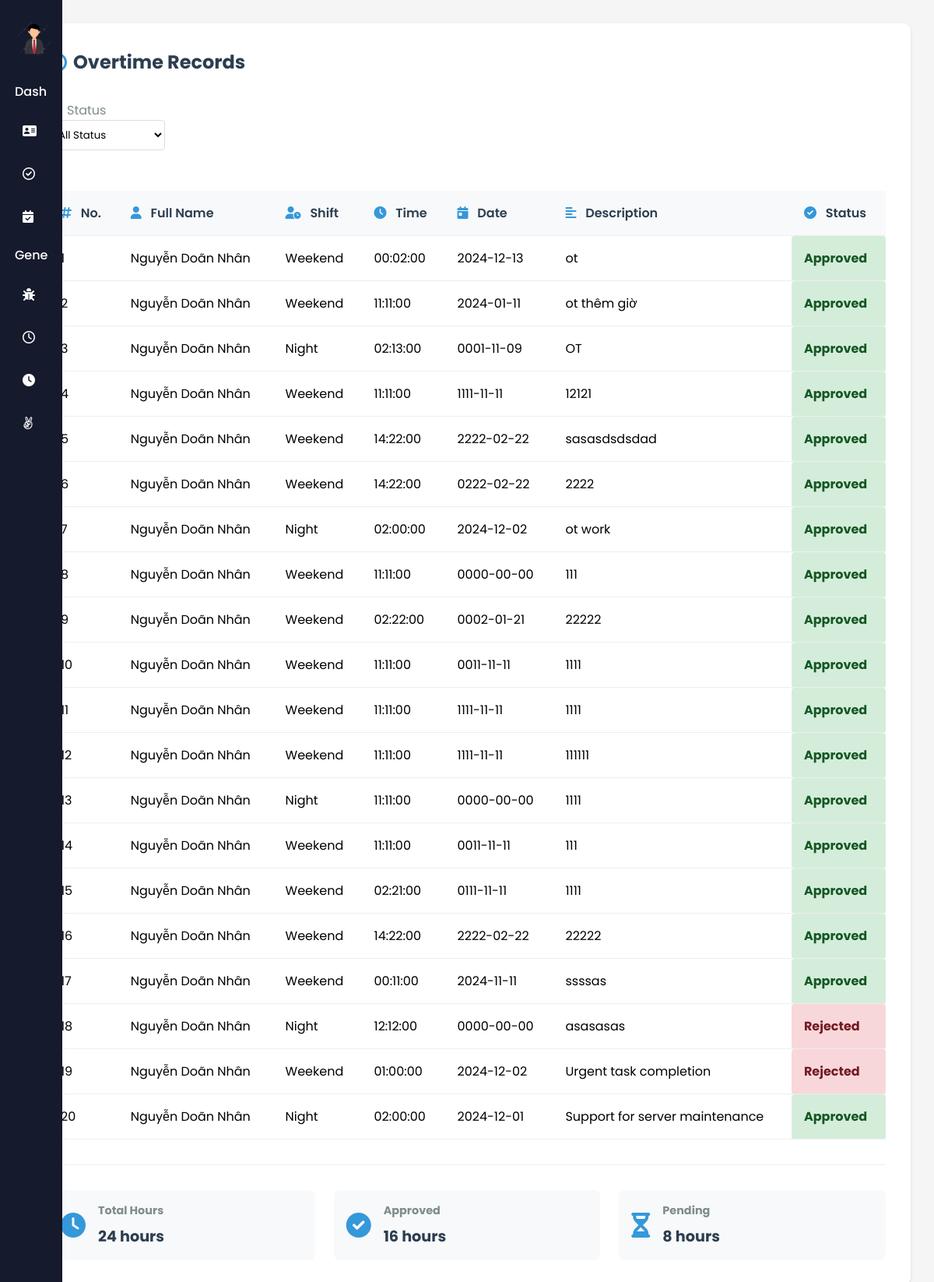
Page /index.php?action=viewPendingOTRequests (signed in) on the committed database.
### tables this page shows
CREATE TABLE `ot` (
  `overtimeID` int(11) NOT NULL,
  `employeeID` int(11) NOT NULL,
  `date` date NOT NULL,
  `shift` enum('Weekend','Night','Holiday') NOT NULL,
  `time` time DEFAULT NULL,
  `description` varchar(255) DEFAULT NULL,
  `status` enum('Pending','Approved','Rejected') NOT NULL DEFAULT 'Pending'
);

CREATE TABLE `employee` (
  `EmployeeID` int(11) NOT NULL,
  `Username` varchar(50) NOT NULL,
  `Password` varchar(100) NOT NULL,
  `FirstName` varchar(50) DEFAULT NULL,
  `LastName` varchar(50) DEFAULT NULL,
  `DateOfBirth` date DEFAULT NULL,
  `Gender` enum('male','female','other') DEFAULT NULL,
  `IdentityNumber` varchar(20) DEFAULT NULL,
  `IdentityIssuedDate` date DEFAULT NULL,
  `IdentityIssuedPlace` varchar(100) DEFAULT NULL,
  `Email` varchar(100) DEFAULT NULL,
  `PhoneNumber` varchar(20) DEFAULT NULL,
  `MaritalStatus` enum('Có gia đình','Độc thân') DEFAULT NULL,
  `Hometown` varchar(100) DEFAULT NULL,
  `PlaceOfBirth` varchar(100) DEFAULT NULL,
  `Nationality` varchar(50) DEFAULT NULL,
  `Role` enum('giam doc','nhan vien','ke toan') DEFAULT NULL,
  `BaseSalary` decimal(15,2) NOT NULL DEFAULT 0.00
);

### controllers/OTController.php (called while the page is built, shortened)
<?php
require_once 'models/OvertimeModel.php';
class OTController {
    private $overtimeModel;
    public function __construct($db) {
        $this->overtimeModel = new OvertimeModel($db);
    }
    public function viewPendingOTRequests() {
        $status = isset($_GET['status']) ? $_GET['status'] : 'all';
        $overtime_requests = $this->overtimeModel->getFilteredOvertimeRequests(
            $_SESSION['id'],
            $status
        );
        $activeStatusFilter = $status;
        include 'views/viewPendingOTRequests.php';
    }
}
?>

### models/OvertimeModel.php (called while the page is built, shortened)
<?php
class OvertimeModel {
    private $pdo;
    public function __construct($pdo) {
        $this->pdo = $pdo;
    }
    public function getFilteredOvertimeRequests($employeeId, $status = null) {
        $query = "SELECT ot.*, e.FirstName, e.LastName
                  FROM ot
                  JOIN employee e ON ot.EmployeeID = e.EmployeeID
                  WHERE ot.EmployeeID = :employeeId";
        $params = ['employeeId' => $employeeId];
        $query .= " ORDER BY ot.overtimeID DESC";
        $stmt = $this->pdo->prepare($query);
        $stmt->execute($params);
        return $stmt->fetchAll(PDO::FETCH_ASSOC);
    }
}
?>

### views/viewPendingOTRequests.php (the view, shortened to what this page needs)
<!DOCTYPE html>
<html lang="en">
<head>
    <link rel="stylesheet" href="assets/css/viewPendingOTRequests.css" />
    <link
      rel="stylesheet"
      href="https://cdnjs.cloudflare.com/ajax/libs/font-awesome/6.0.0-beta3/css/all.min.css"
    />
</head>
<body>
    <?php include 'views/layouts/sidebar.php'; ?>
    <div class="main-content">
    <div class="overtime-records-container">
        <div class="records-header">
        <h2><i class="fas fa-history"></i> Overtime Records</h2>
        </div>
        <div class="records-filters">
            <form method="GET" action="index.php" class="filter-form">
                <div class="filter-group">
                    <label><i class="fas fa-filter"></i> Status</label>
                    <select name="status" onchange="this.form.submit()">
                        <option value="all" <?php echo isset($activeStatusFilter) && $activeStatusFilter == 'all' ? 'selected' : ''; ?>>All Status</option>
                    </select>
                </div>
            </form>
        </div>
        <div class="records-table">
        <table id="overtimeTable">
            <thead>
            <tr>
                <th><i class="fas fa-hashtag"></i> No.</th>
                <th><i class="fas fa-user"></i> Full Name</th>
                <th><i class="fas fa-user-clock"></i> Shift</th>
                <th><i class="fas fa-clock"></i> Time</th>
                <th><i class="fas fa-calendar-day"></i> Date</th>
                <th><i class="fas fa-align-left"></i> Description</th>
                <th><i class="fas fa-check-circle"></i> Status</th>
            </tr>
            </thead>
            <tbody>
                <?php
                    if (isset($overtime_requests) && !empty($overtime_requests)) {
                        $counter = 1;
                        foreach ($overtime_requests as $request) {
                            $statusClass = '';
                            switch ($request['status']) {
                                case 'Approved':
                                    $statusClass = 'approved';
                                    break;
                                case 'Rejected':
                                    $statusClass = 'rejected';
                                    break;
                            }
                            echo "<tr>";
                            echo "<td>{$counter}</td>";
                            echo "<td>{$request['FirstName']} {$request['LastName']}</td>";
                            echo "<td>{$request['shift']}</td>";
                            echo "<td>{$request['time']}</td>";
                            echo "<td>{$request['date']}</td>";
                            echo "<td>{$request['description']}</td>";
                            echo "<td class='status {$statusClass}'>{$request['status']}</td>";
                            echo "</tr>";
                            $counter++;
                        }
                    } else {
                        echo "<tr><td colspan='8'>No overtime requests found.</td></tr>";
                    }
                ?>
        </tbody>
        </table>
        </div>
        <div class="records-summary">
        <div class="summary-item">
            <i class="fas fa-clock"></i>
            <div class="summary-info">
            <h4>Total Hours</h4>
            <p>24 hours</p>
            </div>
        </div>
        <div class="summary-item">
            <i class="fas fa-check-circle"></i>
            <div class="summary-info">
            <h4>Approved</h4>
            <p>16 hours</p>
            </div>
        </div>
        <div class="summary-item">
            <i class="fas fa-hourglass-half"></i>
            <div class="summary-info">
            <h4>Pending</h4>
            <p>8 hours</p>
            </div>
        </div>
        </div>
    </div>
    </div>
</body>
</html>

### assets/css/viewPendingOTRequests.css (style rules this page uses)
* { margin: 0; padding: 0; box-sizing: border-box; font-family: "Poppins", sans-serif; }
body { min-height: 100vh; background: #f0f4ff; font-family: Arial, sans-serif; margin: 0; padding: 0; background-color: #f5f5f5; }
.main-content { padding: 30px; max-width: 1200px; margin: 0 auto; }
.overtime-records-container { background: #fff; padding: 2rem; border-radius: 10px; box-shadow: 0 2px 4px rgba(0, 0, 0, 0.1); }
.records-header { display: flex; justify-content: space-between; align-items: center; margin-bottom: 2rem; }
.records-header h2 { color: #2c3e50; display: flex; align-items: center; gap: 0.5rem; }
.records-filters { display: flex; gap: 1.5rem; margin-bottom: 2rem; }
.filter-group { display: flex; flex-direction: column; gap: 0.5rem; }
.filter-group label { display: flex; align-items: center; gap: 0.5rem; color: #7f8c8d; }
.filter-group select { padding: 0.5rem; border: 1px solid #ddd; border-radius: 5px; min-width: 150px; }
.records-table { overflow-x: auto; margin-bottom: 2rem; }
.records-table table { width: 100%; border-collapse: collapse; }
.records-table th, .records-table td { padding: 1rem; text-align: left; border-bottom: 1px solid #eee; }
.records-table th { background: #f8f9fa; color: #2c3e50; font-weight: 600; }
.records-table th i { color: #3498db; margin-right: 0.5rem; }
.records-summary { display: grid; grid-template-columns: repeat(3, 1fr); gap: 1.5rem; margin-top: 2rem; padding-top: 2rem; border-top: 1px solid #eee; }
.summary-item { display: flex; align-items: center; gap: 1rem; padding: 1rem; background: #f8f9fa; border-radius: 8px; }
.summary-item i { font-size: 2rem; color: #3498db; }
.summary-info h4 { color: #7f8c8d; font-size: 0.9rem; margin-bottom: 0.5rem; }
.summary-info p { color: #2c3e50; font-size: 1.2rem; font-weight: bold; }

### assets/css/sidebar.css (style rules this page uses)
* { margin: 0; padding: 0; box-sizing: border-box; font-family: "Poppins", sans-serif; }
body { min-height: 100vh; background: #f0f4ff; font-family: Arial, sans-serif; margin: 0; padding: 0; background-color: #f5f5f5; }

### views/viewPendingOTRequests.php (style rules this page uses)
.status { font-weight: bold; padding: 5px 10px; border-radius: 4px; text-align: center; }
.status.approved { background-color: #d4edda; color: #155724; }
.status.rejected { background-color: #f8d7da; color: #721c24; }
.filter-form { margin-bottom: 20px; }
.filter-group { display: inline-block; margin-right: 15px; }
.filter-group select { padding: 8px; border: 1px solid #ddd; border-radius: 4px; background-color: white; }
.filter-group label { margin-right: 8px; }

### rows in the picture
ot: employee.FirstName "Nguyễn Doãn", employee.LastName "Nhân", shift "Weekend", time "00:02:00", date "2024-12-13", description "ot", status "Approved"
ot: employee.FirstName "Nguyễn Doãn", employee.LastName "Nhân", shift "Weekend", time "11:11:00", date "2024-01-11", description "ot thêm giờ", status "Approved"
ot: employee.FirstName "Nguyễn Doãn", employee.LastName "Nhân", shift "Night", time "02:13:00", date "0001-11-09", description "OT", status "Approved"
ot: employee.FirstName "Nguyễn Doãn", employee.LastName "Nhân", shift "Weekend", time "11:11:00", date "1111-11-11", description "12121", status "Approved"
ot: employee.FirstName "Nguyễn Doãn", employee.LastName "Nhân", shift "Weekend", time "14:22:00", date "2222-02-22", description "sasasdsdsdad", status "Approved"
ot: employee.FirstName "Nguyễn Doãn", employee.LastName "Nhân", shift "Weekend", time "14:22:00", date "0222-02-22", description "2222", status "Approved"
ot: employee.FirstName "Nguyễn Doãn", employee.LastName "Nhân", shift "Night", time "02:00:00", date "2024-12-02", description "ot work", status "Approved"
ot: employee.FirstName "Nguyễn Doãn", employee.LastName "Nhân", shift "Weekend", time "11:11:00", date "0000-00-00", description "111", status "Approved"
ot: employee.FirstName "Nguyễn Doãn", employee.LastName "Nhân", shift "Weekend", time "02:22:00", date "0002-01-21", description "22222", status "Approved"
ot: employee.FirstName "Nguyễn Doãn", employee.LastName "Nhân", shift "Weekend", time "11:11:00", date "0011-11-11", description "1111", status "Approved"
ot: employee.FirstName "Nguyễn Doãn", employee.LastName "Nhân", shift "Weekend", time "11:11:00", date "1111-11-11", description "1111", status "Approved"
ot: employee.FirstName "Nguyễn Doãn", employee.LastName "Nhân", shift "Weekend", time "11:11:00", date "1111-11-11", description "111111", status "Approved"
ot: employee.FirstName "Nguyễn Doãn", employee.LastName "Nhân", shift "Night", time "11:11:00", date "0000-00-00", description "1111", status "Approved"
ot: employee.FirstName "Nguyễn Doãn", employee.LastName "Nhân", shift "Weekend", time "11:11:00", date "0011-11-11", description "111", status "Approved"
ot: employee.FirstName "Nguyễn Doãn", employee.LastName "Nhân", shift "Weekend", time "02:21:00", date "0111-11-11", description "1111", status "Approved"
ot: employee.FirstName "Nguyễn Doãn", employee.LastName "Nhân", shift "Weekend", time "14:22:00", date "2222-02-22", description "22222", status "Approved"
ot: employee.FirstName "Nguyễn Doãn", employee.LastName "Nhân", shift "Weekend", time "00:11:00", date "2024-11-11", description "ssssas", status "Approved"
ot: employee.FirstName "Nguyễn Doãn", employee.LastName "Nhân", shift "Night", time "12:12:00", date "0000-00-00", description "asasasas", status "Rejected"
ot: employee.FirstName "Nguyễn Doãn", employee.LastName "Nhân", shift "Weekend", time "01:00:00", date "2024-12-02", description "Urgent task completion", status "Rejected"
ot: employee.FirstName "Nguyễn Doãn", employee.LastName "Nhân", shift "Night", time "02:00:00", date "2024-12-01", description "Support for server maintenance", status "Approved"
